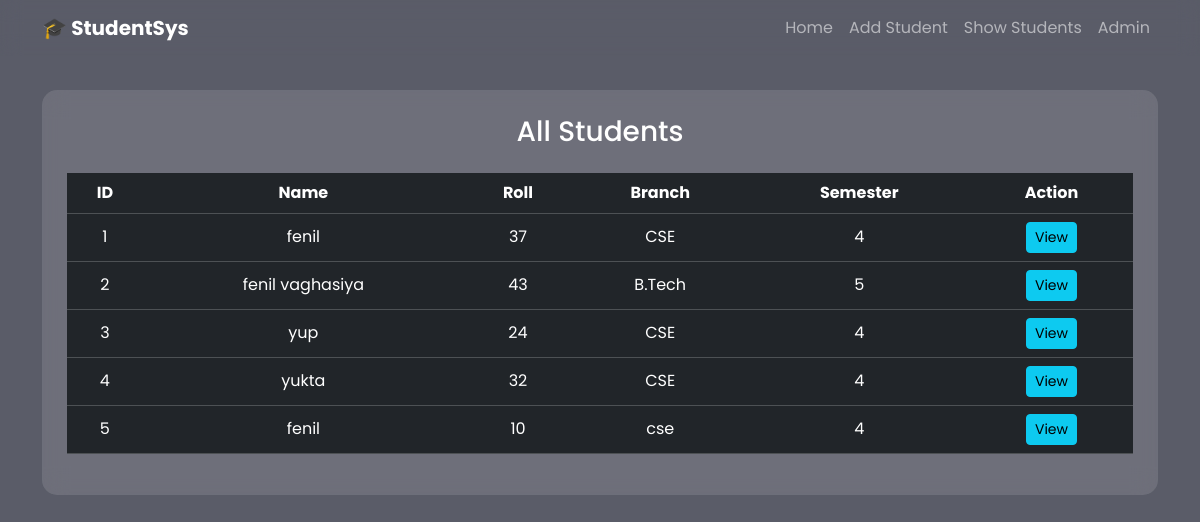
The page /students/ on the database its author committed.
### hello/models.py (models this page shows, shortened)
class Student(models.Model):
    name = models.CharField(max_length=100)
    roll_number = models.CharField(max_length=20, unique=True)
    branch = models.CharField(max_length=100)
    semester = models.IntegerField()

### hello/views.py (the view)
# urls.py: path('students/', student_list, name='student_list'),
def student_list(request):
    students = Student.objects.all()
    return render(request, "student_list.html", {"students": students})

### hello/templates/student_list.html
{% extends 'base.html' %}
{% block content %}
<div class="container">
    <div class="glass">
        <h3 class="text-center mb-4">All Students</h3>
        <table class="table table-dark table-hover text-center align-middle">
            <thead>
                <tr>
                    <th>ID</th>
                    <th>Name</th>
                    <th>Roll</th>
                    <th>Branch</th>
                    <th>Semester</th>
                    <th>Action</th>
                </tr>
            </thead>
            <tbody>
            {% for s in students %}
                <tr>
                    <td>{{ s.id }}</td>
                    <td>{{ s.name }}</td>
                    <td>{{ s.roll_number }}</td>
                    <td>{{ s.branch }}</td>
                    <td>{{ s.semester }}</td>
                    <td>
                        <a href="{% url 'student_detail' s.id %}" class="btn btn-info btn-sm">View</a>
                    </td>
                </tr>
            {% endfor %}
            </tbody>
        </table>
    </div>
</div>
{% endblock %}

### hello/templates/base.html (shortened to what this page needs)
<!DOCTYPE html>
<html lang="en">
<head>
    <link href="https://cdn.jsdelivr.net/npm/bootstrap@5.3.2/dist/css/bootstrap.min.css" rel="stylesheet">
</head>
<body>
<div id="vanta-bg"></div>
<nav class="navbar navbar-expand-lg navbar-dark fixed-top">
    <div class="container">
        <a class="navbar-brand fw-bold" href="{% url 'home' %}">🎓 StudentSys</a>
        <ul class="navbar-nav ms-auto">
            <li class="nav-item"><a class="nav-link" href="{% url 'home' %}">Home</a></li>
            <li class="nav-item"><a class="nav-link" href="{% url 'add_student' %}">Add Student</a></li>
            <li class="nav-item"><a class="nav-link" href="{% url 'student_list' %}">Show Students</a></li>
            <li class="nav-item"><a class="nav-link" href="{% url 'admin_dashboard' %}">Admin</a></li>
        </ul>
    </div>
</nav>
<div class="content-wrapper">
    {% block content %}{% endblock %}
</div>
</body>
</html>

### hello/templates/base.html (style rules this page uses)
* { box-sizing: border-box; }
html, body { height: 100%; margin: 0; font-family: 'Poppins', sans-serif; color: white; }
#vanta-bg { position: fixed; width: 100vw; height: 100vh; z-index: -2; top: 0; left: 0; }
.content-wrapper { position: relative; z-index: 1; padding-top: 90px; }
.glass { background: rgba(255, 255, 255, 0.12); backdrop-filter: blur(12px); border-radius: 15px; padding: 25px; }
.navbar { backdrop-filter: blur(10px); }

### rows shown on the page
Student: id "1", name "fenil", roll_number "37", branch "CSE", semester "4"
Student: id "2", name "fenil vaghasiya", roll_number "43", branch "B.Tech", semester "5"
Student: id "3", name "yup", roll_number "24", branch "CSE", semester "4"
Student: id "4", name "yukta", roll_number "32", branch "CSE", semester "4"
Student: id "5", name "fenil", roll_number "10", branch "cse", semester "4"
